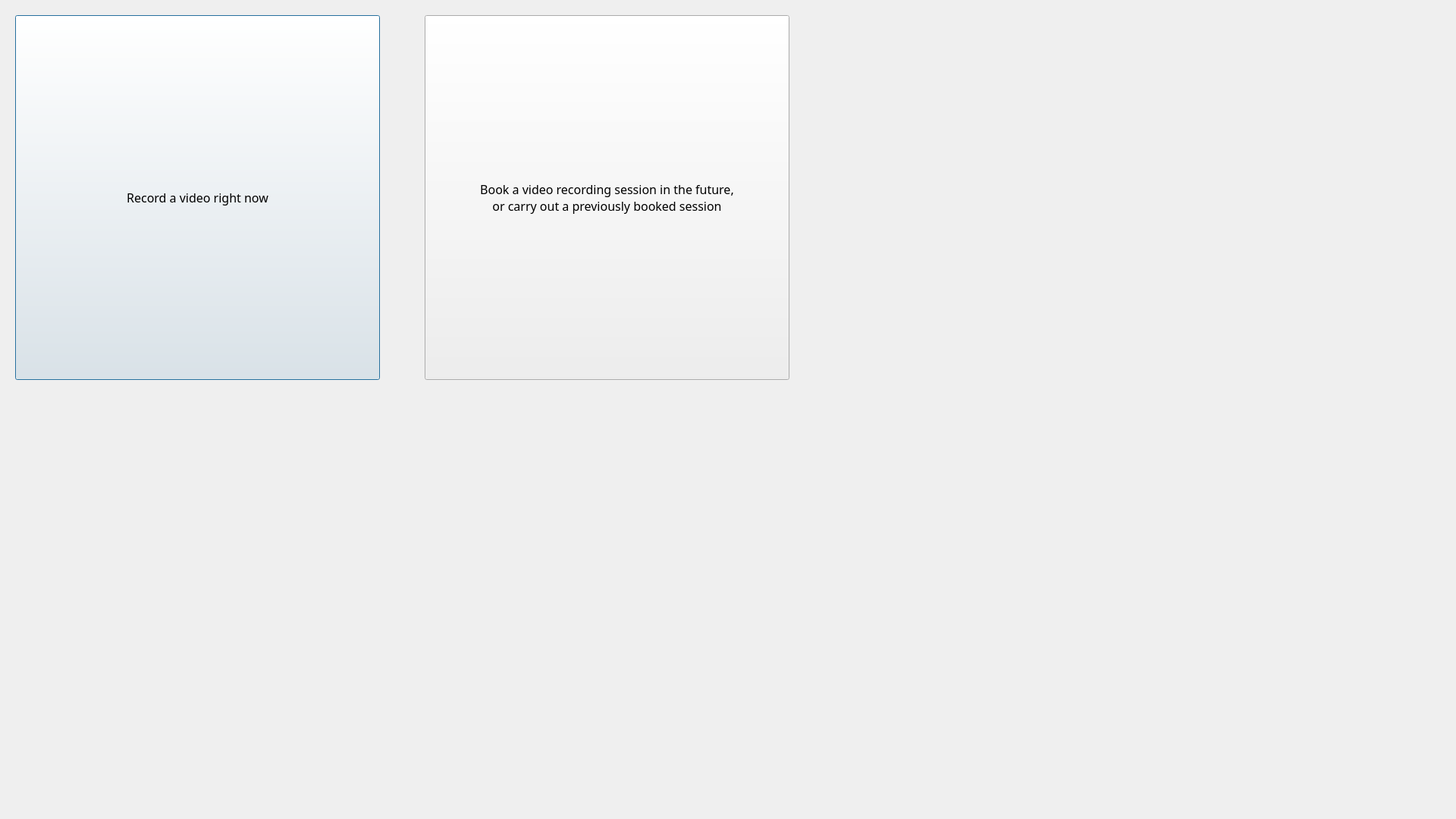
<?xml version="1.0" encoding="UTF-8"?>
<ui version="4.0">
 <class>ModeSelect</class>
 <widget class="QDialog" name="ModeSelect">
  <property name="geometry">
   <rect>
    <x>0</x>
    <y>0</y>
    <width>1920</width>
    <height>1080</height>
   </rect>
  </property>
  <property name="sizePolicy">
   <sizepolicy hsizetype="Expanding" vsizetype="Expanding">
    <horstretch>0</horstretch>
    <verstretch>0</verstretch>
   </sizepolicy>
  </property>
  <property name="minimumSize">
   <size>
    <width>1920</width>
    <height>1080</height>
   </size>
  </property>
  <property name="font">
   <font>
    <family>DaxOT</family>
    <pointsize>12</pointsize>
   </font>
  </property>
  <widget class="QWidget" name="masterWidget" native="true">
   <property name="geometry">
    <rect>
     <x>20</x>
     <y>20</y>
     <width>1024</width>
     <height>481</height>
    </rect>
   </property>
   <widget class="QPushButton" name="quickModeButton">
    <property name="geometry">
     <rect>
      <x>0</x>
      <y>0</y>
      <width>481</width>
      <height>481</height>
     </rect>
    </property>
    <property name="minimumSize">
     <size>
      <width>0</width>
      <height>64</height>
     </size>
    </property>
    <property name="font">
     <font>
      <family>DaxOT</family>
      <pointsize>12</pointsize>
      <bold>false</bold>
     </font>
    </property>
    <property name="text">
     <string>Record a video right now</string>
    </property>
   </widget>
   <widget class="QPushButton" name="bookingModeButton">
    <property name="geometry">
     <rect>
      <x>540</x>
      <y>0</y>
      <width>481</width>
      <height>481</height>
     </rect>
    </property>
    <property name="minimumSize">
     <size>
      <width>0</width>
      <height>64</height>
     </size>
    </property>
    <property name="styleSheet">
     <string notr="true"/>
    </property>
    <property name="text">
     <string>Book a video recording session in the future,
or carry out a previously booked session</string>
    </property>
   </widget>
  </widget>
 </widget>
 <resources/>
 <connections/>
</ui>
